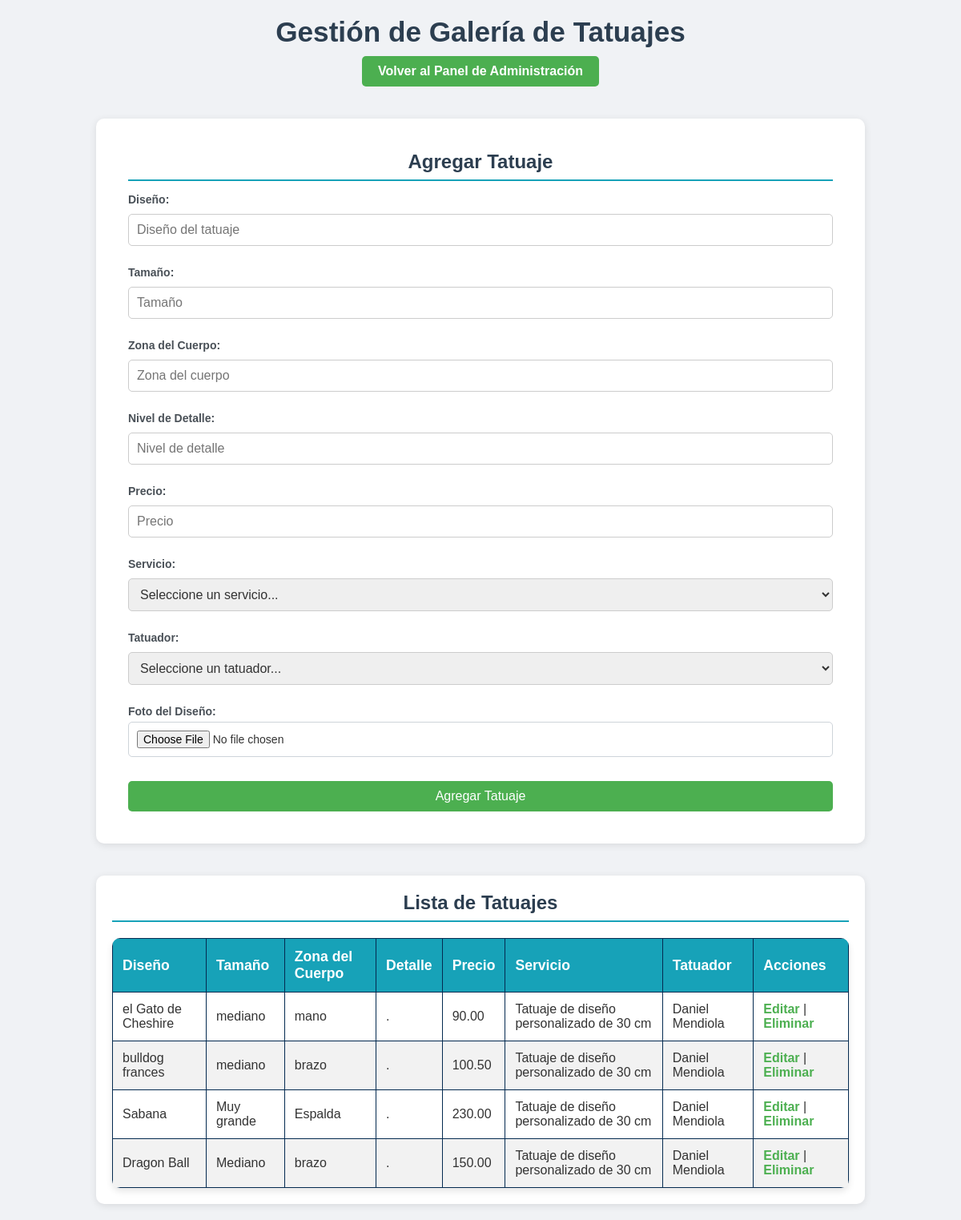
Page /Kraken/gestion_tatuajes.php on the committed database.
### tables this page shows
CREATE TABLE `tatuaje` (
  `tar_id_tar` int(10) NOT NULL,
  `id_tat` int(10) NOT NULL,
  `diseño` varchar(50) DEFAULT NULL,
  `tamaño` varchar(50) NOT NULL,
  `zona_del_cuerpo` varchar(50) NOT NULL,
  `nivel_de_detalle` varchar(50) NOT NULL,
  `precio` decimal(10,2) NOT NULL,
  `fecha` date NOT NULL,
  `foto_del_diseño` longblob DEFAULT NULL,
  `seo_id_seo` int(10) NOT NULL
);

CREATE TABLE `servicio` (
  `id_seo` int(10) NOT NULL,
  `descripcion` varchar(100) NOT NULL,
  `precio` decimal(10,2) NOT NULL,
  `tipo_de_seo` varchar(50) NOT NULL
);

CREATE TABLE `tatuador` (
  `id_tar` int(10) NOT NULL,
  `nombre` varchar(100) NOT NULL,
  `telefono` int(11) NOT NULL,
  `especialidad` varchar(50) NOT NULL
);

### Kraken/gestion_tatuajes.php (the view, shortened to what this page needs)
<?php
include 'connection.php';
$resultTatuajes = $conn->query("SELECT t.id_tat, t.diseño, t.tamaño, t.zona_del_cuerpo, t.nivel_de_detalle, t.precio, t.fecha, s.descripcion AS servicio, ta.nombre AS tatuador
                                FROM tatuaje t
                                JOIN servicio s ON t.seo_id_seo = s.id_seo
                                JOIN tatuador ta ON t.tar_id_tar = ta.id_tar");
?>
<!DOCTYPE html>
<html lang="es">
<head>
    <link rel="stylesheet" href="css/estilo.css">
</head>
<body>
    <h1>Gestión de Galería de Tatuajes</h1>
    <a href="admin_dashboard.php" class="btn">Volver al Panel de Administración</a>
    <div class="form-container">
        <form method="POST" enctype="multipart/form-data">
            <h2>Agregar Tatuaje</h2>
            <label for="diseño">Diseño:</label>
            <input type="text" name="diseño" placeholder="Diseño del tatuaje" required>
            <label for="tamaño">Tamaño:</label>
            <input type="text" name="tamaño" placeholder="Tamaño" required>
            <label for="zona_del_cuerpo">Zona del Cuerpo:</label>
            <input type="text" name="zona_del_cuerpo" placeholder="Zona del cuerpo" required>
            <label for="nivel_de_detalle">Nivel de Detalle:</label>
            <input type="text" name="nivel_de_detalle" placeholder="Nivel de detalle" required>
            <label for="precio">Precio:</label>
            <input type="number" name="precio" placeholder="Precio" required>
            <label for="seo_id_seo">Servicio:</label>
            <select name="seo_id_seo" required>
                <option value="">Seleccione un servicio...</option>
            </select>
            <label for="tar_id_tar">Tatuador:</label>
            <select name="tar_id_tar" required>
                <option value="">Seleccione un tatuador...</option>
            </select>
            <label for="foto_del_diseño">Foto del Diseño:</label>
            <input type="file" name="foto_del_diseño" required>
            <button type="submit">Agregar Tatuaje</button>
        </form>
    </div>
    <div class="form-container">
        <h2>Lista de Tatuajes</h2>
        <table>
            <thead>
                <tr>
                    <th>Diseño</th>
                    <th>Tamaño</th>
                    <th>Zona del Cuerpo</th>
                    <th>Detalle</th>
                    <th>Precio</th>
                    <th>Servicio</th>
                    <th>Tatuador</th>
                    <th>Acciones</th>
                </tr>
            </thead>
            <tbody>
                <?php while ($row = $resultTatuajes->fetch_assoc()): ?>
                    <tr>
                        <td><?php echo $row['diseño']; ?></td>
                        <td><?php echo $row['tamaño']; ?></td>
                        <td><?php echo $row['zona_del_cuerpo']; ?></td>
                        <td><?php echo $row['nivel_de_detalle']; ?></td>
                        <td><?php echo $row['precio']; ?></td>
                        <td><?php echo $row['servicio']; ?></td>
                        <td><?php echo $row['tatuador']; ?></td>
                        <td>
                            <a href="editar_tatuaje.php?id=<?php echo $row['id_tat']; ?>">Editar</a> |
                            <a href="eliminar_tatuaje.php?id=<?php echo $row['id_tat']; ?>">Eliminar</a>
                        </td>
                    </tr>
                <?php endwhile; ?>
            </tbody>
        </table>
    </div>
</body>
</html>

### Kraken/css/estilo.css (style rules this page uses)
body { font-family: 'Arial', sans-serif; background-color: #e9ecef; margin: 0; }
h1 { color: #343a40; text-align: center; margin-bottom: 20px; font-size: 24px; }
.form-container { background-color: #ffffff; padding: 20px; border-radius: 8px; box-shadow: 0 4px 8px rgba(0, 0, 0, 0.1); max-width: 600px; margin: 0 auto 20px; }
.form-container h2 { font-size: 18px; color: #495057; border-bottom: 2px solid #17a2b8; padding-bottom: 8px; margin-bottom: 15px; }
form { padding: 20px; }
form label { font-size: 14px; color: #495057; display: block; margin-bottom: 5px; }
form input, form textarea, form select { width: 100%; padding: 10px; margin-bottom: 15px; border: 1px solid #ced4da; border-radius: 5px; font-size: 14px; }
form button { background-color: #17a2b8; color: #ffffff; border: none; padding: 12px 20px; border-radius: 5px; font-size: 14px; cursor: pointer; width: 100%; transition: background-color 0.3s ease; }
a { color: #17a2b8; text-decoration: none; }
table { width: 100%; border-collapse: collapse; margin-top: 20px; }
table th, table td { padding: 12px; border: 1px solid #042a50; text-align: left; }
table th { background-color: #17a2b8; color: #ffffff; }
table tbody tr:nth-child(even) { background-color: #f2f2f2; }

### Kraken/gestion_tatuajes.php (style rules this page uses)
* { margin: 0; padding: 0; box-sizing: border-box; font-family: Arial, sans-serif; color: #333; }
body { background-color: #f0f2f5; display: flex; flex-direction: column; align-items: center; min-height: 100vh; }
h1 { color: #2c3e50; font-size: 2.2em; margin-top: 20px; margin-bottom: 10px; text-align: center; }
.btn { background-color: #4CAF50; color: white; padding: 10px 20px; text-decoration: none; border-radius: 5px; display: inline-block; margin-bottom: 20px; transition: background-color 0.3s; }
.form-container { width: 80%; max-width: 1200px; background-color: #ffffff; padding: 20px; border-radius: 10px; box-shadow: 0 2px 10px rgba(0, 0, 0, 0.1); margin: 20px 0; }
.form-container h2 { color: #2c3e50; text-align: center; margin-bottom: 15px; font-size: 1.5em; }
.form-container label { display: block; margin-top: 10px; font-weight: bold; }
.form-container input[type="text"], .form-container input[type="number"], .form-container input[type="date"], .form-container select, .form-container textarea { width: 100%; padding: 10px; margin-top: 5px; border: 1px solid #ccc; border-radius: 5px; font-size: 1em; }
.form-container button[type="submit"] { background-color: #4CAF50; color: white; padding: 10px 20px; border: none; border-radius: 5px; cursor: pointer; font-size: 1em; margin-top: 15px; width: 100%; transition: background-color 0.3s; }
table { width: 100%; max-width: 1500px; margin-top: 20px; border-collapse: collapse; background-color: #ffffff; border-radius: 10px; overflow: hidden; box-shadow: 0 4px 8px rgba(0, 0, 0, 0.1); }
th, td { padding: 15px; text-align: left; border-bottom: 1px solid #ddd; }
th { background-color: #2c3e50; color: #ecf0f1; font-size: 1.1em; }
td { font-size: 1em; color: #333; }
a { color: #4CAF50; text-decoration: none; font-weight: bold; }
tr:nth-child(even) { background-color: #f9f9f9; }

### rows in the picture
tatuaje: diseño "el Gato de Cheshire", tamaño "mediano", zona_del_cuerpo "mano", nivel_de_detalle ".", precio "90.00", seo_id_seo.descripcion "Tatuaje de diseño personalizado de 30 cm", tar_id_tar.nombre "Daniel Mendiola"
tatuaje: diseño "bulldog frances", tamaño "mediano", zona_del_cuerpo "brazo", nivel_de_detalle ".", precio "100.50", seo_id_seo.descripcion "Tatuaje de diseño personalizado de 30 cm", tar_id_tar.nombre "Daniel Mendiola"
tatuaje: diseño "Sabana", tamaño "Muy grande", zona_del_cuerpo "Espalda", nivel_de_detalle ".", precio "230.00", seo_id_seo.descripcion "Tatuaje de diseño personalizado de 30 cm", tar_id_tar.nombre "Daniel Mendiola"
tatuaje: diseño "Dragon Ball", tamaño "Mediano", zona_del_cuerpo "brazo", nivel_de_detalle ".", precio "150.00", seo_id_seo.descripcion "Tatuaje de diseño personalizado de 30 cm", tar_id_tar.nombre "Daniel Mendiola"
